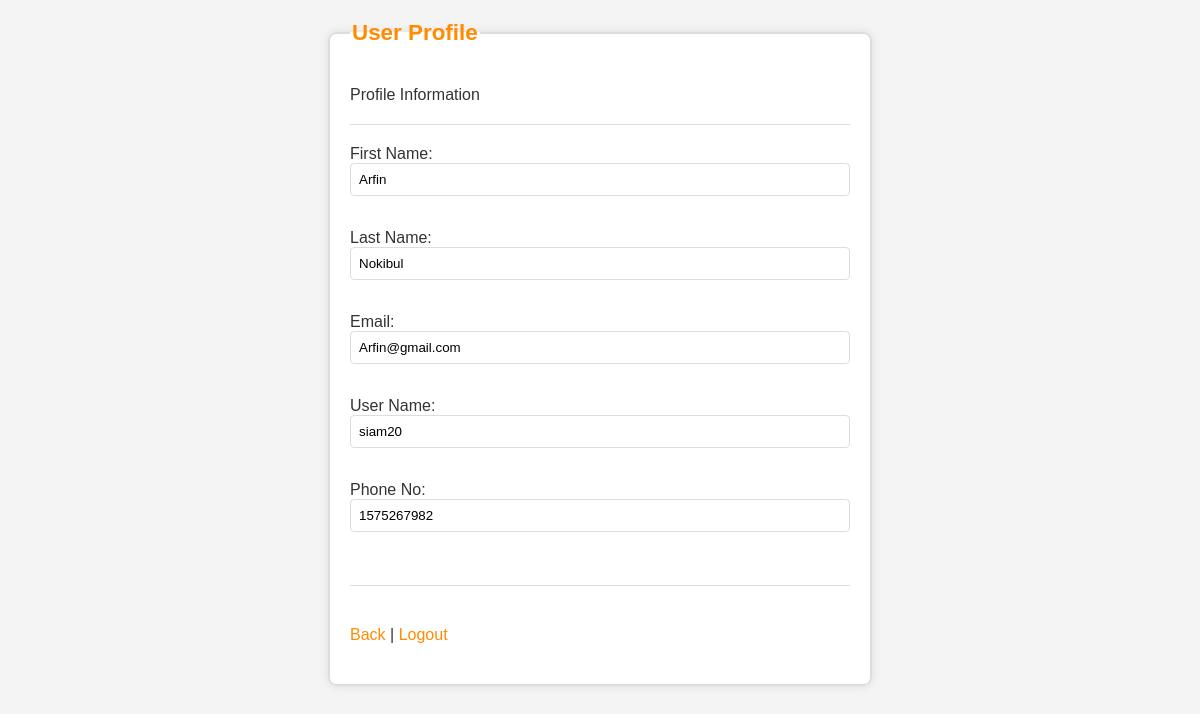
The page /view/userProfile.php (signed in) on the database its author committed.
### tables this page shows
CREATE TABLE `registration` (
  `ID` int(11) NOT NULL,
  `firstName` varchar(50) NOT NULL,
  `lastName` varchar(50) NOT NULL,
  `userName` varchar(50) NOT NULL,
  `email` varchar(50) NOT NULL,
  `password` varchar(50) NOT NULL,
  `gender` text NOT NULL,
  `phone` bigint(20) NOT NULL,
  `userType` varchar(10) NOT NULL
);

### model/userModel.php (called while the page is built, shortened)
<?php
    function getUser($username)
    {
        $con = getConnection();
        $sql = "SELECT * FROM registration WHERE userName = '$username'";
        $result = mysqli_query($con, $sql);
        if ($result && mysqli_num_rows($result) > 0)
        {
            return mysqli_fetch_assoc($result);
        }
        else
        {
            return null;
        }
    }
?>

### view/userProfile.php (the view, shortened to what this page needs)
<?php
    require_once('../model/userModel.php');
    $username = $_SESSION['username'];
    $user = getUser($username);
?>
<!DOCTYPE html>
<html>
<head>
    <link rel="stylesheet" type="text/css" href="../css/profile.css">
</head>
<body>
    <fieldset>
        <legend>User Profile</legend>
        <form action="#" method="post">
        Profile Information
        <br>
        <hr>
            First Name: <br>
            <input type="text"  name="firstname" value="<?php echo $user['firstName']; ?>" readonly><br><br>
            Last Name: <br>
            <input type="text"  name="lastname" value="<?php echo $user['lastName']; ?>" readonly><br><br>
            Email: <br>
            <input type="text"  name="email" value="<?php echo $user['email']; ?>" readonly><br><br>
            User Name: <br>
            <input type="text" name="username" value="<?php echo $user['userName']; ?>" readonly><br><br>
            Phone No: <br>
            <input type="text"  name="phone" value="<?php echo $user['phone']; ?>" readonly><br><br>
        <hr>
        <a href="VarifiedUserIndex.php">Back</a> |
        <a href="../controller/LogoutCheck.php">Logout</a>
    </fieldset>
</body>
</html>

### css/profile.css (style rules this page uses)
body { font-family: Arial, sans-serif; background-color: #f4f4f4; color: #333; margin: 0; padding: 20px; text-align: center; }
fieldset { margin: auto; padding: 20px; border-radius: 8px; border: 2px solid #ddd; background-color: #fff; box-shadow: 0 0 10px rgba(0, 0, 0, 0.1); max-width: 500px; text-align: left; }
legend { font-size: 1.4em; color: #ff8c00; font-weight: bold; }
form { margin: 20px 0; }
hr { border: 0; height: 1px; background: #ddd; margin: 20px 0; }
input[type=text] { width: 100%; padding: 8px; margin-bottom: 15px; border-radius: 4px; border: 1px solid #ddd; box-sizing: border-box; }
a { display: inline-block; margin-top: 20px; color: #ff8c00; text-decoration: none; font-size: 16px; }

### rows shown on the page
registration: firstname "Arfin", lastname "Nokibul", email "Arfin@gmail.com", username "siam20", phone "1575267982"
